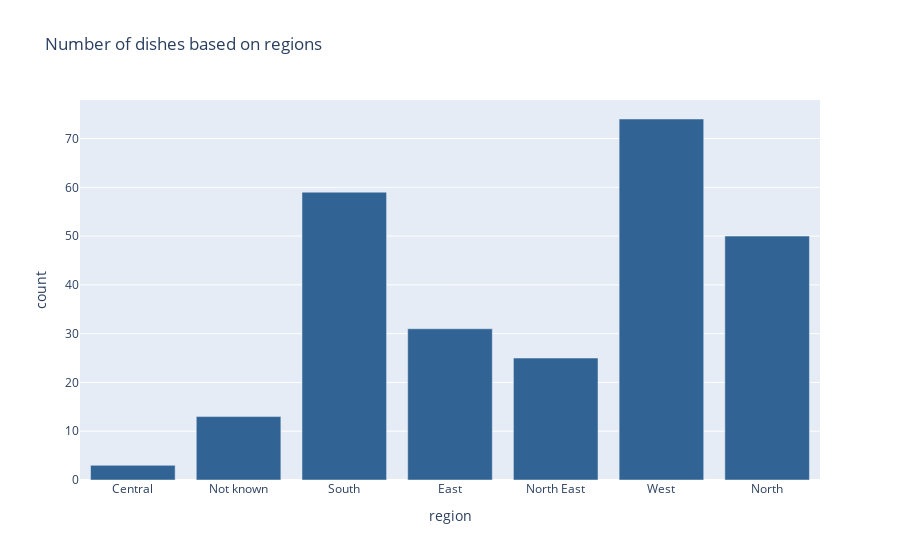

Source (notebook cell):
### Code cell
reg_df = food_df.region.value_counts().reset_index()
reg_df.columns = ['region','count']
reg_df = reg_df.sample(frac=1)
fig = px.bar(reg_df,x='region',y='count',title='Number of dishes based on regions',
             color_discrete_sequence=['#316394'])
fig.show()

### Figure 1 — Plotly figure (JSON) as saved in the notebook; plotly's stock layout.template omitted (floating-point values rounded to 4 significant figures)
{"data": [{"alignmentgroup": "True", "hovertemplate": "region=%{x}<br>count=%{y}<extra></extra>", "legendgroup": "", "marker": {"color": "#316394"}, "name": "", "offsetgroup": "", "orientation": "v", "showlegend": false, "textposition": "auto", "type": "bar", "x": ["Central", "Not known", "South", "East", "North East", "West", "North"], "xaxis": "x", "y": [3, 13, 59, 31, 25, 74, 50], "yaxis": "y"}], "layout": {"barmode": "relative", "legend": {"tracegroupgap": 0}, "title": {"text": "Number of dishes based on regions"}, "xaxis": {"anchor": "y", "domain": [0, 1], "title": {"text": "region"}}, "yaxis": {"anchor": "x", "domain": [0, 1], "title": {"text": "count"}}}}
